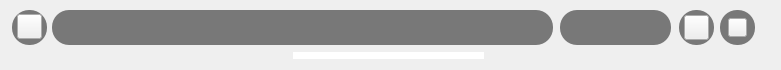
<?xml version="1.0" encoding="UTF-8"?>
<ui version="4.0">
 <class>MainTableWidget</class>
 <widget class="QWidget" name="MainTableWidget">
  <property name="geometry">
   <rect>
    <x>0</x>
    <y>0</y>
    <width>781</width>
    <height>70</height>
   </rect>
  </property>
  <property name="windowTitle">
   <string>MainTableWidget</string>
  </property>
  <widget class="QPushButton" name="label_2">
   <property name="geometry">
    <rect>
     <x>17</x>
     <y>14</y>
     <width>25</width>
     <height>25</height>
    </rect>
   </property>
   <property name="styleSheet">
    <string notr="true">border-image:url(&quot;:/res/a.png&quot;);</string>
   </property>
   <property name="text">
    <string/>
   </property>
  </widget>
  <widget class="QPushButton" name="label">
   <property name="geometry">
    <rect>
     <x>684</x>
     <y>15</y>
     <width>25</width>
     <height>25</height>
    </rect>
   </property>
   <property name="styleSheet">
    <string notr="true">border-image:url(&quot;:/res/speak.png&quot;);</string>
   </property>
   <property name="text">
    <string/>
   </property>
  </widget>
  <widget class="RollingLabel" name="pushButton_2">
   <property name="geometry">
    <rect>
     <x>679</x>
     <y>10</y>
     <width>35</width>
     <height>35</height>
    </rect>
   </property>
   <property name="font">
    <font>
     <pointsize>14</pointsize>
    </font>
   </property>
   <property name="styleSheet">
    <string notr="true">background:rgba(0,0,0,0.5);
border-radius:17px;
color:#1191d3;</string>
   </property>
   <property name="text">
    <string/>
   </property>
   <property name="alignment">
    <set>Qt::AlignCenter</set>
   </property>
  </widget>
  <widget class="QLabel" name="pushButton">
   <property name="geometry">
    <rect>
     <x>560</x>
     <y>10</y>
     <width>111</width>
     <height>35</height>
    </rect>
   </property>
   <property name="font">
    <font>
     <pointsize>14</pointsize>
    </font>
   </property>
   <property name="styleSheet">
    <string notr="true">background:rgba(0,0,0,0.5);
border-radius:17px;
color:#caa257;</string>
   </property>
   <property name="text">
    <string/>
   </property>
   <property name="alignment">
    <set>Qt::AlignCenter</set>
   </property>
  </widget>
  <widget class="QLabel" name="table_show">
   <property name="geometry">
    <rect>
     <x>52</x>
     <y>10</y>
     <width>501</width>
     <height>35</height>
    </rect>
   </property>
   <property name="font">
    <font>
     <pointsize>14</pointsize>
    </font>
   </property>
   <property name="styleSheet">
    <string notr="true">background:rgba(0,0,0,0.5);border-radius:17px;color:#caa257;</string>
   </property>
   <property name="text">
    <string/>
   </property>
   <property name="alignment">
    <set>Qt::AlignCenter</set>
   </property>
  </widget>
  <widget class="QLabel" name="table_show_2">
   <property name="geometry">
    <rect>
     <x>12</x>
     <y>10</y>
     <width>35</width>
     <height>35</height>
    </rect>
   </property>
   <property name="font">
    <font>
     <pointsize>14</pointsize>
    </font>
   </property>
   <property name="styleSheet">
    <string notr="true">background:rgba(0,0,0,0.5);
border-radius:17px;
color:#caa257;</string>
   </property>
   <property name="text">
    <string/>
   </property>
  </widget>
  <widget class="RollingLabel" name="pushButton_3">
   <property name="geometry">
    <rect>
     <x>720</x>
     <y>10</y>
     <width>35</width>
     <height>35</height>
    </rect>
   </property>
   <property name="font">
    <font>
     <pointsize>14</pointsize>
    </font>
   </property>
   <property name="styleSheet">
    <string notr="true">background:rgba(0,0,0,0.5);
border-radius:17px;
color:#1191d3;</string>
   </property>
   <property name="text">
    <string/>
   </property>
   <property name="alignment">
    <set>Qt::AlignCenter</set>
   </property>
  </widget>
  <widget class="QPushButton" name="muyu">
   <property name="geometry">
    <rect>
     <x>728</x>
     <y>18</y>
     <width>19</width>
     <height>19</height>
    </rect>
   </property>
   <property name="styleSheet">
    <string notr="true">border-image:url(&quot;:/res/muyu.png&quot;);</string>
   </property>
   <property name="text">
    <string/>
   </property>
  </widget>
  <widget class="ClickLabel" name="down_button">
   <property name="geometry">
    <rect>
     <x>293</x>
     <y>52</y>
     <width>191</width>
     <height>7</height>
    </rect>
   </property>
   <property name="styleSheet">
    <string notr="true">background:white;
border-radius: 5px;
</string>
   </property>
   <property name="text">
    <string/>
   </property>
  </widget>
  <zorder>pushButton_2</zorder>
  <zorder>label</zorder>
  <zorder>pushButton</zorder>
  <zorder>table_show</zorder>
  <zorder>table_show_2</zorder>
  <zorder>label_2</zorder>
  <zorder>pushButton_3</zorder>
  <zorder>muyu</zorder>
  <zorder>down_button</zorder>
 </widget>
 <customwidgets>
  <customwidget>
   <class>RollingLabel</class>
   <extends>QLabel</extends>
   <header>rolling_label.h</header>
  </customwidget>
  <customwidget>
   <class>ClickLabel</class>
   <extends>QLabel</extends>
   <header>clicklabel.h</header>
  </customwidget>
 </customwidgets>
 <resources/>
 <connections/>
</ui>
